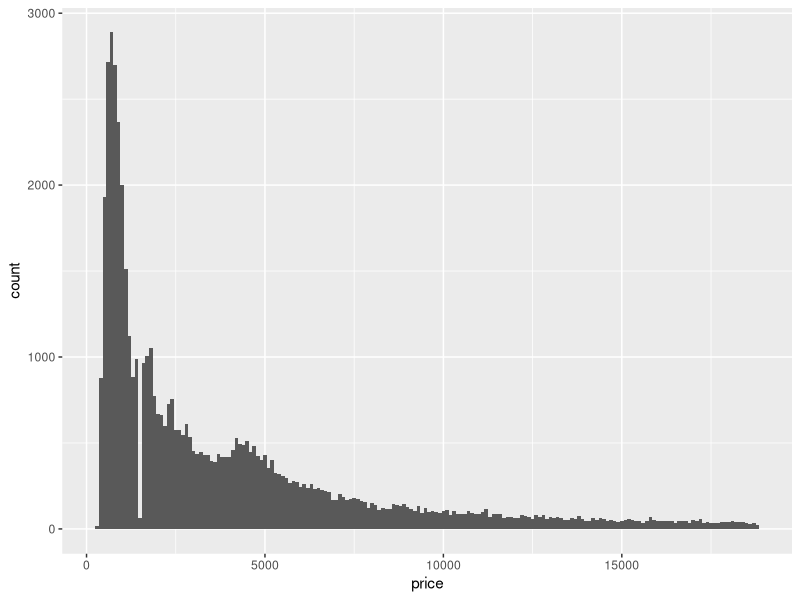
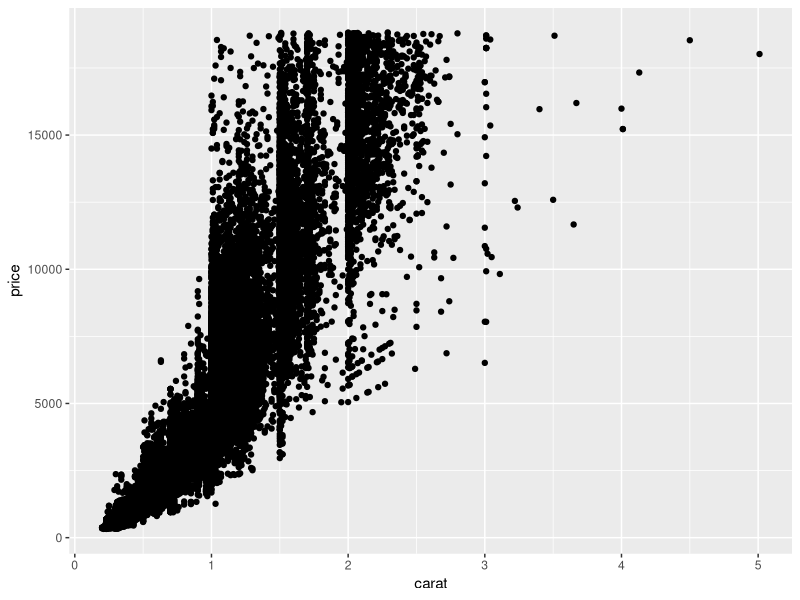
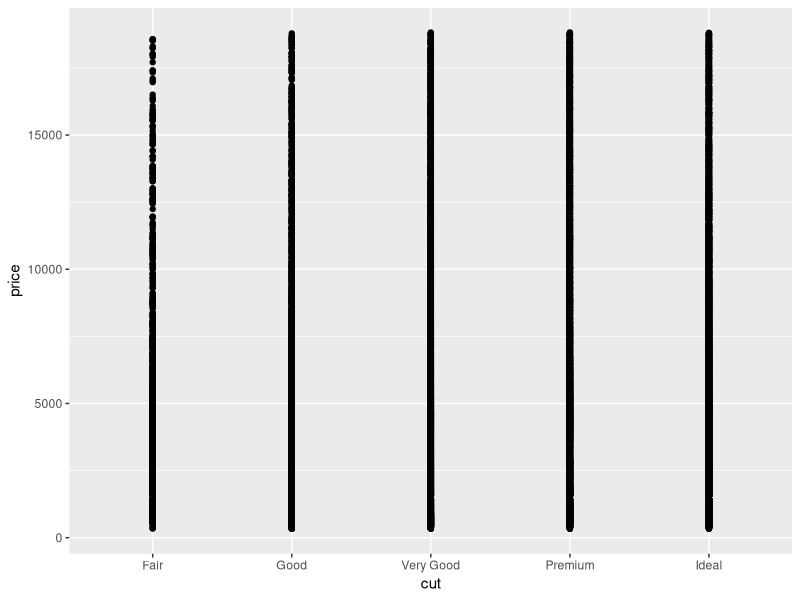
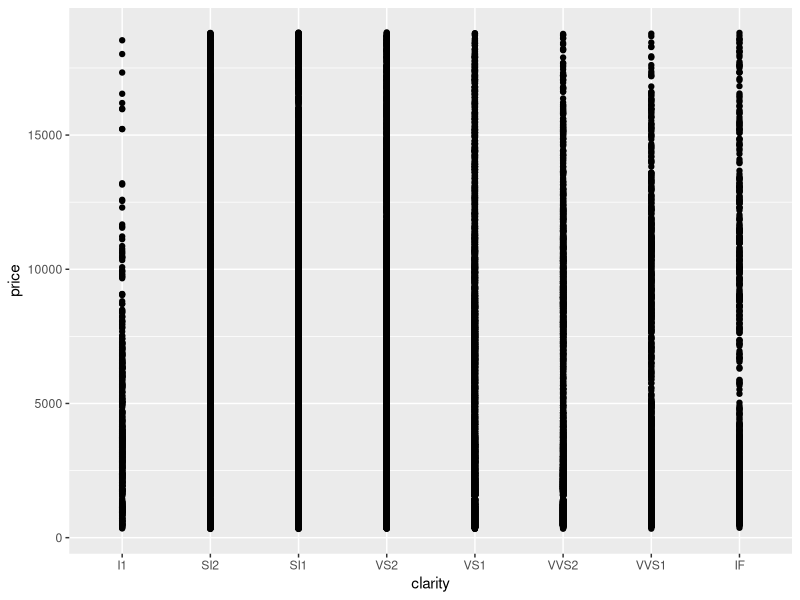
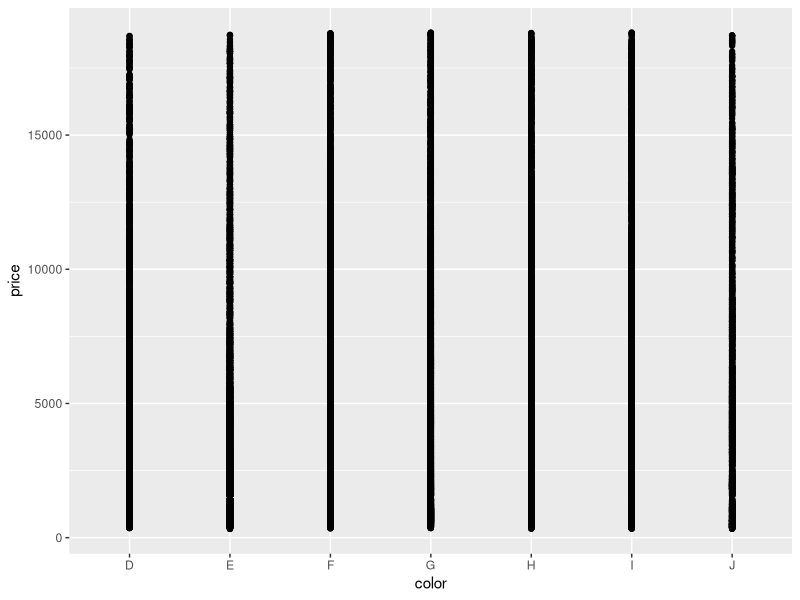
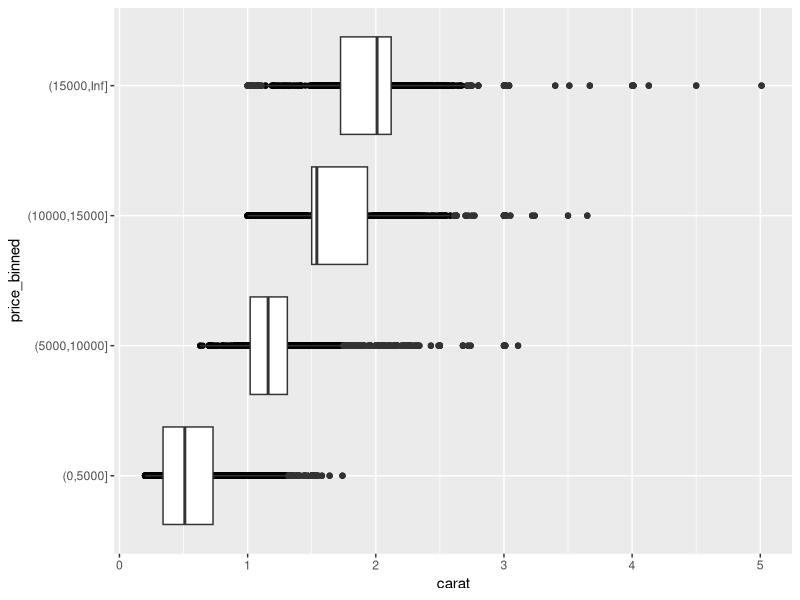

Recreate these plots in R, in order.
library(tidyverse)
?diamonds

# Question 1
summary(diamonds$price)
diamonds %>% 
  ggplot(aes(x = price)) + 
  geom_histogram(binwidth = 100)
# From the graph, we can see the price distribution skews to the left.


# Question 2
diamonds %>%
  ggplot(aes(x=carat, y=price)) + 
  geom_point()
# There shows there is a positive correlation between price and caret.

diamonds %>%
  ggplot(aes(x=cut, y=price)) + 
  geom_point()
# The price range for each level of cut is similar.

diamonds %>%
  ggplot(aes(x=clarity, y=price)) + 
  geom_point()
# Except for I1, the price range for each level of clarity is similar.

diamonds %>%
  ggplot(aes(x=color, y=price)) + 
  geom_point()
# The price range for each color is similar.
# Carat is the most important for predicting the price of a diamond.


# Question 3
diamonds %>%
  mutate(price_binned = cut(price, breaks=c(seq(0, max(price), 5000), Inf), dig.lab=10)) %>%
  ggplot(aes(x=carat, y=price_binned)) + 
  geom_point() +     
  geom_boxplot()